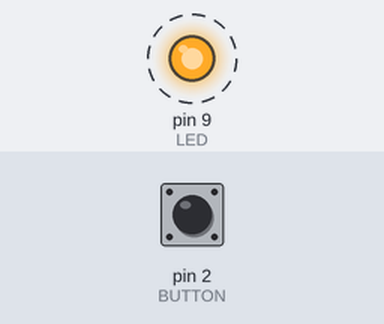
The sketch below on a simulated Arduino Uno, built with avr-gcc and run on an emulated ATmega328P. Parts: output pins drawn as LEDs (lit = HIGH). Dashed ring = blinking. Inputs (shaded band) come from the test bench; at power-on: pin 2 (BUTTON) HIGH.

Above: at 0.5 s.
Timing chart, 0 to 4.6 s (numbered marks = the images above):
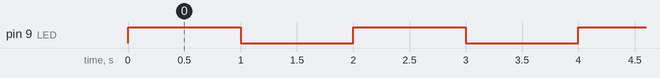

The sketch:

sketch_dec13c.ino
```cpp
const int LED=9;
const int BUTTON=2;
int i;

void setup() {
  // put your setup code here, to run once:
  int i=0;
pinMode (LED, OUTPUT);
pinMode (BUTTON, INPUT);
}

void loop() {
if (digitalRead(BUTTON)== LOW)
{
  digitalWrite(LED, LOW);
}
else
{
  for(;i<8;i++)
  {
  digitalWrite(LED, HIGH);
  delay(1000);
  digitalWrite(LED, LOW);
  delay(1000);
  }
}
}
```

Measured:
- by itself, pin 9 (LED): alternates HIGH for 1.0 s and LOW for 1.0 s, 16 changes in all, then stays LOW
